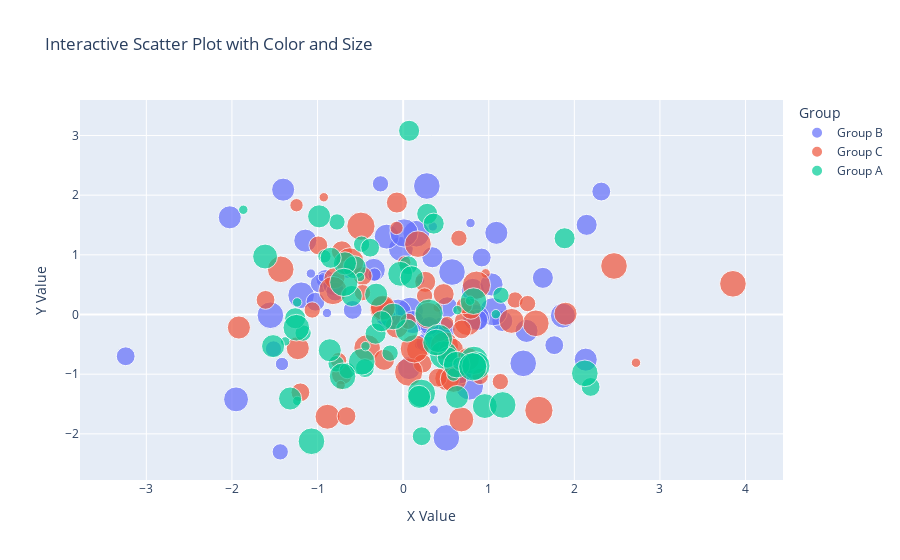

Notebook source saved alongside this figure:
### Code cell
# Interactive scatter plot
fig = px.scatter(df_scatter, x='x', y='y', color='category', size='size',
                 title='Interactive Scatter Plot with Color and Size',
                 labels={'x': 'X Value', 'y': 'Y Value', 'category': 'Group'},
                 hover_data=['size'])
fig.show()

### Figure 1 — Plotly figure (JSON) as saved in the notebook; plotly's stock layout.template omitted (floating-point values rounded to 4 significant figures)
{"data": [{"customdata": [[2], [6], [9], [7], [7], [4], [8], [6], [8], [6], [6], [1], [4], [4], [1], [2], [7], [2], [8], [4], [1], [5], [1], [5], [5], [8], [3], [3], [8], [6], [1], [9], [1], [5], [8], [8], [4], [6], [1], [2], [5], [6], [8], [4], [8], [5], [2], [4], [4], [6], [2], [9], [8], [4], [4], [5], [6], [3], [9], [7], [1], [6], [7], [6], [7], [5], [4], [4]], "hovertemplate": "Group=Group B<br>X Value=%{x}<br>Y Value=%{y}<br>size=%{customdata[0]}<extra></extra>", "legendgroup": "Group B", "marker": {"color": "#636efa", "size": [2, 6, 9, 7, 7, 4, 8, 6, 8, 6, 6, 1, 4, 4, 1, 2, 7, 2, 8, 4, 1, 5, 1, 5, 5, 8, 3, 3, 8, 6, 1, 9, 1, 5, 8, 8, 4, 6, 1, 2, 5, 6, 8, 4, 8, 5, 2, 4, 4, 6, 2, 9, 8, 4, 4, 5, 6, 3, 9, 7, 1, 6, 7, 6, 7, 5, 4, 4], "sizemode": "area", "sizeref": 0.0225, "symbol": "circle"}, "mode": "markers", "name": "Group B", "orientation": "v", "showlegend": true, "type": "scatter", "x": [-1.415, -0.3427, -0.1613, -0.02651, -0.1924, -0.9094, 1.403, -1.402, -1.551, 0.06856, 0.8135, 0.1846, 0.2599, 0.297, 0.3464, 0.2323, 1.866, 0.4738, -1.191, -0.9747, 0.7871, 1.159, -0.8895, -0.8158, 0.3412, 0.2767, -0.2647, -1.515, 0.1537, -1.143, 0.3578, 1.054, -0.9378, 0.515, 0.5709, 0.08187, 2.315, 1.089, -1.078, -0.6516, 2.144, -2.025, 0.8524, -0.7925, 0.505, 0.8658, -0.3345, 1.765, 0.9179, 1.032, 0.4438, 0.7746, -0.05953, -3.241, -1.024, 1.632, 1.441, -1.436, 0.01023, 0.4621, 0.1991, 0.1135, 0.6621, 2.133, -1.952, -0.2081, -0.5894, 0.3073], "xaxis": "x", "y": [-0.829, 0.7473, -0.0209, 1.099, 1.305, 0.5952, -0.8182, 2.092, -0.01225, -0.8973, 0.4129, -0.5069, -0.471, -0.2134, 1.475, -0.1599, -0.01851, -0.2887, 0.3227, 0.5193, 1.533, -0.1088, 0.02451, 0.498, 0.9593, 2.153, 2.19, -0.5769, 1.354, 1.238, -1.594, 0.04698, 0.6228, 0.1203, 0.7116, 0.06752, 2.061, 1.369, 0.6861, 0.7175, 1.502, 1.629, -0.05555, 0.3841, -2.067, -0.08912, 0.6697, -0.5139, 0.9551, 0.504, -0.5536, -1.198, 0.03526, -0.6997, 0.214, 0.6142, -0.2751, -2.302, 1.367, -0.249, 0.5766, -0.1279, -0.9555, -0.7564, -1.422, -0.007973, 0.07737, -0.1903], "yaxis": "y"}, {"customdata": [[8], [5], [1], [6], [5], [6], [6], [8], [8], [5], [4], [3], [8], [6], [4], [3], [4], [3], [8], [5], [9], [1], [6], [7], [3], [2], [2], [3], [1], [9], [5], [3], [5], [5], [9], [2], [8], [7], [3], [7], [7], [2], [8], [3], [3], [6], [7], [4], [4], [9], [5], [7], [1], [4], [4], [3], [4], [7], [1], [8], [9], [9], [8], [9], [9], [3]], "hovertemplate": "Group=Group C<br>X Value=%{x}<br>Y Value=%{y}<br>size=%{customdata[0]}<extra></extra>", "legendgroup": "Group C", "marker": {"color": "#EF553B", "size": [8, 5, 1, 6, 5, 6, 6, 8, 8, 5, 4, 3, 8, 6, 4, 3, 4, 3, 8, 5, 9, 1, 6, 7, 3, 2, 2, 3, 1, 9, 5, 3, 5, 5, 9, 2, 8, 7, 3, 7, 7, 2, 8, 3, 3, 6, 7, 4, 4, 9, 5, 7, 1, 4, 4, 3, 4, 7, 1, 8, 9, 9, 8, 9, 9, 3], "sizemode": "area", "sizeref": 0.0225, "symbol": "circle"}, "mode": "markers", "name": "Group C", "orientation": "v", "showlegend": true, "type": "scatter", "x": [-0.4206, -0.8023, 0.4041, 0.1746, 0.2576, -0.07445, -1.919, 2.463, 0.7519, 0.791, -0.9905, -1.062, 1.55, -1.231, 0.2275, 1.307, -1.607, 0.2505, 0.2931, -0.7144, -0.8207, 0.9634, 1.897, -0.2454, -0.7537, -0.0771, 0.013, 1.454, 2.72, 0.4825, -0.2235, 0.714, 0.4732, -0.07283, 0.8564, -1.246, 0.1732, -0.8839, 0.05821, 0.5608, 0.515, 0.5138, 3.853, 1.136, 0.6514, 0.759, -0.2368, 0.6863, -0.4719, 0.06428, -0.7153, 0.6796, -0.7304, -0.6618, -1.2, -0.4749, 0.405, 1.267, -0.9269, -1.43, 0.1307, 1.586, 0.5883, -0.6227, -0.493, 0.8996], "xaxis": "x", "y": [-0.5602, 0.6104, 0.1173, -0.5916, 0.5471, -0.2022, -0.2177, 0.8135, -0.1301, 0.097, 1.158, 0.0758, -0.1471, -0.5637, -0.8222, 0.2437, 0.245, 0.3109, -0.01902, -1.003, 0.4017, 0.6901, 0.01259, 0.09768, -0.773, 1.451, 0.8723, 0.1833, -0.8083, -0.5258, -0.7591, 0.1504, 0.3418, 1.876, 0.4919, 1.831, 1.179, -1.713, -0.1145, -0.5994, -1.068, -0.1424, 0.5144, -1.125, 1.278, -0.7485, 0.1157, -0.249, 0.6454, -0.9649, 1.058, -1.759, -1.183, -1.703, -1.304, 0.3666, -1.059, -0.107, 1.965, 0.7575, -0.5758, -1.606, -1.082, 0.8816, 1.48, -1.037], "yaxis": "y"}, {"customdata": [[5], [4], [9], [7], [3], [3], [2], [4], [6], [6], [1], [9], [2], [3], [5], [1], [1], [6], [5], [6], [2], [9], [8], [9], [8], [6], [8], [5], [4], [9], [8], [1], [1], [7], [6], [3], [3], [1], [7], [4], [6], [1], [6], [8], [3], [5], [8], [6], [8], [8], [5], [8], [1], [8], [6], [5], [5], [4], [1], [3], [5], [9], [5], [9], [9], [6]], "hovertemplate": "Group=Group A<br>X Value=%{x}<br>Y Value=%{y}<br>size=%{customdata[0]}<extra></extra>", "legendgroup": "Group A", "marker": {"color": "#00cc96", "size": [5, 4, 9, 7, 3, 3, 2, 4, 6, 6, 1, 9, 2, 3, 5, 1, 1, 6, 5, 6, 2, 9, 8, 9, 8, 6, 8, 5, 4, 9, 8, 1, 1, 7, 6, 3, 3, 1, 7, 4, 6, 1, 6, 8, 3, 5, 8, 6, 8, 8, 5, 8, 1, 8, 6, 5, 5, 4, 1, 3, 5, 9, 5, 9, 9, 6], "sizemode": "area", "sizeref": 0.0225, "symbol": "circle"}, "mode": "markers", "name": "Group A", "orientation": "v", "showlegend": true, "type": "scatter", "x": [1.886, 0.06023, 0.3015, -0.03471, -1.169, 1.143, 0.5869, 2.19, -0.5663, 0.09965, -0.5035, 0.4736, -0.9194, -0.7833, -0.3221, 0.7818, -1.237, -1.32, 0.5219, -0.68, 0.6566, 0.4128, 0.8221, 0.8272, 0.6257, -0.8572, -1.071, -0.8468, -0.4465, 0.2141, 0.3853, 1.083, -1.378, 0.954, -0.3153, -0.7728, -0.4854, -1.867, -1.613, 0.2165, 0.04557, 0.6339, 0.1865, -0.1147, -0.6533, -1.261, 2.122, -1.519, -0.4842, -0.7077, -0.2526, -1.248, -0.44, 1.163, -0.9815, -0.6002, 0.0698, -0.3853, -1.238, -0.1518, 0.281, 0.8496, 0.357, -0.6929, 0.8129, 0.6296], "xaxis": "x", "y": [1.278, 0.8254, 0.021, 0.682, -0.3103, 0.3242, -1.006, -1.214, 0.7917, 0.6241, 0.6283, -0.6772, 0.9751, -0.8255, -0.3214, 0.232, -1.448, -1.407, -0.7184, 0.8577, -0.8272, -0.4012, 0.2241, -0.7673, -0.8397, -0.5994, -2.124, 0.9504, -0.8984, -1.32, -0.4692, 0.005244, -0.4501, -1.534, 0.3323, 1.551, 1.179, 1.755, 0.9716, -2.039, -0.2694, 0.07409, -1.38, -0.03269, -0.9399, -0.06268, -0.9857, -0.5303, -0.7929, -1.035, -0.1123, -0.221, -0.5305, -1.515, 1.645, 0.3113, 3.079, 1.12, 0.2035, -0.6466, 1.687, -0.8613, 1.523, 0.5389, -0.8756, -1.383], "yaxis": "y"}], "layout": {"legend": {"itemsizing": "constant", "title": {"text": "Group"}, "tracegroupgap": 0}, "title": {"text": "Interactive Scatter Plot with Color and Size"}, "xaxis": {"anchor": "y", "domain": [0, 1], "title": {"text": "X Value"}}, "yaxis": {"anchor": "x", "domain": [0, 1], "title": {"text": "Y Value"}}}}
